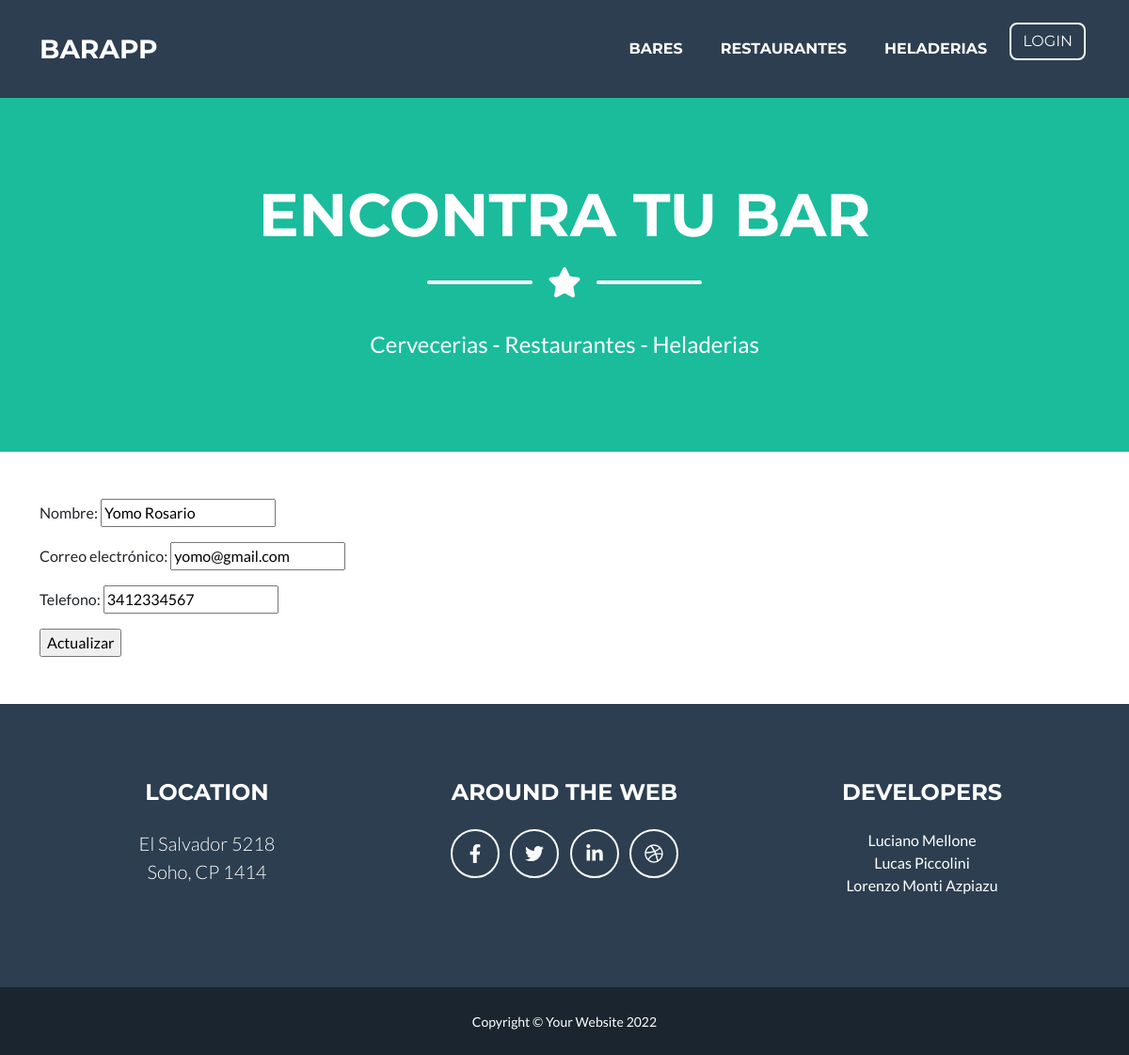
Page /app-bares/heladerias-update/1 on the committed database.
### Bares/models.py (models this page shows, shortened)
class Heladerias(models.Model):
    nombre = models.CharField(max_length = 100)
    email = models.EmailField(verbose_name="Correo electrónico")
    telefono = models.IntegerField()

### Bares/views.py (the view)
# urls.py: path('heladerias-update/<pk>', HeladeriasUpdate.as_view(), name="heladeria_update"),
class HeladeriasUpdate(UpdateView):
    model = Heladerias
    template_name = 'heladerias_update.html'
    fields = ("__all__")
    success_url = "/app-bares/heladerias/"
    context_object_name = "heladerias"

### Bares/Templates/heladerias_update.html
{% extends 'padre.html' %}
{% load static %}
{% block contenidoQueCambia %}
    <form action="{% url 'heladeria_update' heladerias.id %}" method="POST">{% csrf_token %}
        {{form.as_p}}
        <input type="submit" value="Actualizar"/>
    </form>
{% endblock contenidoQueCambia %}

### rows in the picture
Heladerias: nombre "Yomo Rosario", email "yomo@gmail.com", telefono "3412334567"
